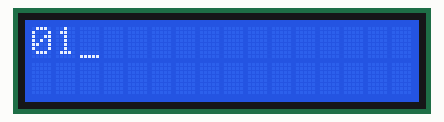
Simulated run of this program. Board: ATmega2560, built with avr-gcc and emulated at 14.7456 MHz. Shown: 16×2 character LCD. Wiring (inferred from the names in the program): character LCD (HD44780): RS PC0; R/W PC1; E PC2; data PC4, PC5, PC6, PC7.

Above: at 1.2 s.
At 5.2 s:
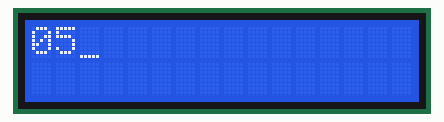
At 10.2 s:
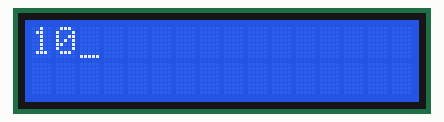
At 19.2 s:
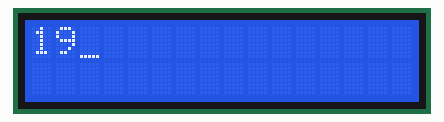
At 28.2 s:
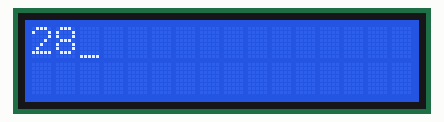
At 38.2 s:
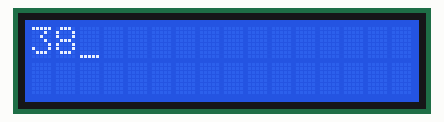

Measured:
- what the display in image 0 shows lasts 1.0 s, from 1.1 s to 2.1 s

The program:

ADC_Sensor_Display_on_LCD.c
```c
/********************************************************************************
 Written by: Vinod Desai,Sachitanand Malewar NEX Robotics Pvt. Ltd.
 Edited by: e-Yantra team
 AVR Studio Version 6

 Date: 19th October 2012


 In this experiment ADC captures the analog sensor values and displays it on the LCD

 Concepts covered:  ADC, LCD interfacing

 LCD Connections:
 			  LCD	  Microcontroller Pins
 			  RS  --> PC0
			  RW  --> PC1
			  EN  --> PC2
			  DB7 --> PC7
			  DB6 --> PC6
			  DB5 --> PC5
			  DB4 --> PC4

 ADC Connection:
 			  ACD CH.	PORT	Sensor
			  0			PF0		Battery Voltage
			  1			PF1		White line sensor 3
			  2			PF2		White line sensor 2
			  3			PF3		White line sensor 1
			  4			PF4		IR Proximity analog sensor 1*****
			  5			PF5		IR Proximity analog sensor 2*****
			  6			PF6		IR Proximity analog sensor 3*****
			  7			PF7		IR Proximity analog sensor 4*****
			  8			PK0		IR Proximity analog sensor 5
			  9			PK1		Sharp IR range sensor 1
			  10		PK2		Sharp IR range sensor 2
			  11		PK3		Sharp IR range sensor 3
			  12		PK4		Sharp IR range sensor 4
			  13		PK5		Sharp IR range sensor 5
			  14		PK6		Servo Pod 1
			  15		PK7		Servo Pod 2

 ***** For using Analog IR proximity (1, 2, 3 and 4) sensors short the jumper J2.
 	   To use JTAG via expansion slot of the microcontroller socket remove these jumpers.

 LCD Display interpretation:
 ****************************************************************************
 *BATTERY VOLTAGE	IR PROX.SENSOR 2	IR PROX.SENSOR 3	IR.PROX.SENSOR 4*
 *LEFT WL SENSOR	CENTER WL SENSOR	RIGHT WL SENSOR		FRONT SHARP DIS *
 ****************************************************************************

 Note:

 1. Make sure that in the configuration options following settings are
 	done for proper operation of the code

 	Microcontroller: atmega2560
 	Frequency: 14745600s
 	Optimization: -O0 (For more information read section: Selecting proper optimization
 					options below figure 2.22 in the Software Manual)

 2. Make sure that you copy the lcd.c file in your folder

 3. Distance calculation is for Sharp GP2D12 (10cm-80cm) IR Range sensor

*********************************************************************************/

/********************************************************************************

   Copyright (c) 2010, NEX Robotics Pvt. Ltd.                       -*- c -*-
   All rights reserved.

   Redistribution and use in source and binary forms, with or without
   modification, are permitted provided that the following conditions are met:

   * Redistributions of source code must retain the above copyright
     notice, this list of conditions and the following disclaimer.

   * Redistributions in binary form must reproduce the above copyright
     notice, this list of conditions and the following disclaimer in
     the documentation and/or other materials provided with the
     distribution.

   * Neither the name of the copyright holders nor the names of
     contributors may be used to endorse or promote products derived
     from this software without specific prior written permission.

   * Source code can be used for academic purpose.
	 For commercial use permission form the author needs to be taken.

  THIS SOFTWARE IS PROVIDED BY THE COPYRIGHT HOLDERS AND CONTRIBUTORS "AS IS"
  AND ANY EXPRESS OR IMPLIED WARRANTIES, INCLUDING, BUT NOT LIMITED TO, THE
  IMPLIED WARRANTIES OF MERCHANTABILITY AND FITNESS FOR A PARTICULAR PURPOSE
  ARE DISCLAIMED. IN NO EVENT SHALL THE COPYRIGHT OWNER OR CONTRIBUTORS BE
  LIABLE FOR ANY DIRECT, INDIRECT, INCIDENTAL, SPECIAL, EXEMPLARY, OR
  CONSEQUENTIAL DAMAGES (INCLUDING, BUT NOT LIMITED TO, PROCUREMENT OF
  SUBSTITUTE GOODS OR SERVICES; LOSS OF USE, DATA, OR PROFITS; OR BUSINESS
  INTERRUPTION) HOWEVER CAUSED AND ON ANY THEORY OF LIABILITY, WHETHER IN
  CONTRACT, STRICT LIABILITY, OR TORT (INCLUDING NEGLIGENCE OR OTHERWISE)
  ARISING IN ANY WAY OUT OF THE USE OF THIS SOFTWARE, EVEN IF ADVISED OF THE
  POSSIBILITY OF SUCH DAMAGE.

  Software released under Creative Commence cc by-nc-sa licence.
  For legal information refer to:
  http://creativecommons.org/licenses/by-nc-sa/3.0/legalcode

********************************************************************************/
#define F_CPU 14745600
#include <avr/io.h>
#include <avr/interrupt.h>
#include <util/delay.h>

#include <math.h> //included to support power function
#include "lcd.h"

unsigned char ADC_Conversion(unsigned char);
unsigned char ADC_Value;
unsigned char sharp, distance, adc_reading;
unsigned int value;
float BATT_Voltage, BATT_V;

//Function to configure LCD port
void lcd_port_config (void)
{
 DDRC = DDRC | 0xF7; //all the LCD pin's direction set as output
 PORTC = PORTC & 0x80; // all the LCD pins are set to logic 0 except PORTC 7
}

//ADC pin configuration
void adc_pin_config (void)
{
 DDRF = 0x00; //set PORTF direction as input
 PORTF = 0x00; //set PORTF pins floating
 DDRK = 0x00; //set PORTK direction as input
 PORTK = 0x00; //set PORTK pins floating
}

//TIMER4 initialize - prescale:1024
// WGM: 0) Normal, TOP=0xFFFF
// desired value: 1Hz
// actual value:  1.000Hz (0.0%)
void timer4_init(void)
{
	TCCR4B = 0x00; //stop
	TCNT4H = 0x1F; //Counter higher 8 bit value
	TCNT4L = 0x01; //Counter lower 8 bit value
	OCR4AH = 0x00; //Output Compair Register (OCR)- Not used
	OCR4AL = 0x00; //Output Compair Register (OCR)- Not used
	OCR4BH = 0x00; //Output Compair Register (OCR)- Not used
	OCR4BL = 0x00; //Output Compair Register (OCR)- Not used
	OCR4CH = 0x00; //Output Compair Register (OCR)- Not used
	OCR4CL = 0x00; //Output Compair Register (OCR)- Not used
	ICR4H  = 0x00; //Input Capture Register (ICR)- Not used
	ICR4L  = 0x00; //Input Capture Register (ICR)- Not used
	TCCR4A = 0x00;
	TCCR4C = 0x00;
	TCCR4B = 0x04; //start Timer
}

//This ISR can be used to schedule events like refreshing ADC data, LCD data
ISR(TIMER4_OVF_vect)
{
	//TIMER4 has overflowed
	TCNT4H = 0x1F; //reload counter high value
	TCNT4L = 0x01; //reload counter low value

	static int count = 0;
	count++;
	lcd_print(1,1,count,2);
}

//Function to Initialize PORTS
void port_init()
{
	lcd_port_config();
	adc_pin_config();
}

//Function to Initialize ADC
void adc_init()
{
	ADCSRA = 0x00;
	ADCSRB = 0x00;		//MUX5 = 0
	ADMUX = 0x20;		//Vref=5V external --- ADLAR=1 --- MUX4:0 = 0000
	ACSR = 0x80;
	ADCSRA = 0x86;		//ADEN=1 --- ADIE=1 --- ADPS2:0 = 1 1 0
}


//This Function accepts the Channel Number and returns the corresponding Analog Value
unsigned char ADC_Conversion(unsigned char Ch)
{
	unsigned char a;
	if(Ch>7)
	{
		ADCSRB = 0x08;
	}
	Ch = Ch & 0x07;
	ADMUX= 0x20| Ch;
	ADCSRA = ADCSRA | 0x40;		//Set start conversion bit
	while((ADCSRA&0x10)==0);	//Wait for ADC conversion to complete
	a=ADCH;
	ADCSRA = ADCSRA|0x10; //clear ADIF (ADC Interrupt Flag) by writing 1 to it
	ADCSRB = 0x00;
	return a;
}


// This Function prints the Analog Value Of Corresponding Channel No. at required Row
// and Coloumn Location.
void print_sensor(char row, char coloumn,unsigned char channel)
{
	ADC_Value = ADC_Conversion(channel);
	lcd_print(row, coloumn, ADC_Value, 3);
}


// This Function calculates the actual distance in millimeters(mm) from the input
// analog value of Sharp Sensor.
unsigned int Sharp_GP2D12_estimation(unsigned char adc_reading)
{
	float distance;
	unsigned int distanceInt;
	distance = (int)(10.00*(2799.6*(1.00/(pow(adc_reading,1.1546)))));
	distanceInt = (int)distance;
	if(distanceInt>800)
	{
		distanceInt=800;
	}
	return distanceInt;
}

void init_devices (void)
{
 cli(); //Clears the global interrupts
 port_init();
 adc_init();
 //timer4_init();
 //TIMSK4 = 0x01; //timer4 overflow interrupt enable
 sei(); //Enables the global interrupts
}


//Main Function
int main(void)
{
	unsigned int value;
	init_devices();
	lcd_set_4bit();
	lcd_init();
	timer4_init();
	TIMSK4 = 0x01; //timer4 overflow interrupt enable

	while(1)
	{

		//BATT_V = ADC_Conversion(0);
		//BATT_Voltage = ((ADC_Conversion(0)*100)*0.07902) + 0.7;	//Prints Battery Voltage Status
		//lcd_print(1,1,BATT_Voltage,4);

		//print_sensor(1,1,0);							//Prints Battery voltage binary value

		//print_sensor(1,6,5);							//Prints IR Proximity Sensor 1
		//print_sensor(1,10,6);							//Prints vlaue of Analog IR Proximity Sensor 2
		//print_sensor(1,14,7);							//Prints value of Analog IR Proximity Sensor 3
		//print_sensor(2,2,3);							//Prints value of White Line Sensor1
		//print_sensor(2,6,2);							//Prints Value of White Line Sensor2
		//print_sensor(2,10,1);							//Prints Value of White Line Sensor3
	}
}
```

lcd.h
```c
/********************************************************************************
 Written by: e-Yantra Team
 AVR Studio Version 4.17, Build 666
 Date: 10-oct-2012
********************************************************************************/

#define RS 0
#define RW 1
#define EN 2
#define lcd_port PORTC

#define sbit(reg,bit)	reg |= (1<<bit)			// Macro defined for Setting a bit of any register.
#define cbit(reg,bit)	reg &= ~(1<<bit)		// Macro defined for Clearing a bit of any register.

void init_ports();
void lcd_reset();
void lcd_init();
void lcd_wr_command(unsigned char);
void lcd_wr_char(char);
void lcd_line1();
void lcd_line2();
void lcd_string(char*);

unsigned int temp;
unsigned int unit;
unsigned int tens;
unsigned int hundred;
unsigned int thousand;
unsigned int million;

/*//Function to configure LCD port
void lcd_port_config (void)
{
 DDRC = DDRC | 0xF7; //all the LCD pin's direction set as output
 PORTC = PORTC & 0x80; // all the LCD pins are set to logic 0 except PORTC 7
}*/


//Function to Reset LCD
void lcd_set_4bit()
{
	_delay_ms(1);

	cbit(lcd_port,RS);				//RS=0 --- Command Input
	cbit(lcd_port,RW);				//RW=0 --- Writing to LCD
	lcd_port = 0x30;				//Sending 3
	sbit(lcd_port,EN);				//Set Enable Pin
	_delay_ms(5);					//Delay
	cbit(lcd_port,EN);				//Clear Enable Pin

	_delay_ms(1);

	cbit(lcd_port,RS);				//RS=0 --- Command Input
	cbit(lcd_port,RW);				//RW=0 --- Writing to LCD
	lcd_port = 0x30;				//Sending 3
	sbit(lcd_port,EN);				//Set Enable Pin
	_delay_ms(5);					//Delay
	cbit(lcd_port,EN);				//Clear Enable Pin

	_delay_ms(1);

	cbit(lcd_port,RS);				//RS=0 --- Command Input
	cbit(lcd_port,RW);				//RW=0 --- Writing to LCD
	lcd_port = 0x30;				//Sending 3
	sbit(lcd_port,EN);				//Set Enable Pin
	_delay_ms(5);					//Delay
	cbit(lcd_port,EN);				//Clear Enable Pin

	_delay_ms(1);

	cbit(lcd_port,RS);				//RS=0 --- Command Input
	cbit(lcd_port,RW);				//RW=0 --- Writing to LCD
	lcd_port = 0x20;				//Sending 2 to initialise LCD 4-bit mode
	sbit(lcd_port,EN);				//Set Enable Pin
	_delay_ms(5);					//Delay
	cbit(lcd_port,EN);				//Clear Enable Pin


}

//Function to Initialize LCD
void lcd_init()
{
	lcd_set_4bit();
	_delay_ms(1);

	lcd_wr_command(0x28);			//LCD 4-bit mode and 2 lines.
	lcd_wr_command(0x01);
	lcd_wr_command(0x06);
	lcd_wr_command(0x0E);
	lcd_wr_command(0x80);

}


//Function to Write Command on LCD
void lcd_wr_command(unsigned char cmd)
{
	unsigned char temp;
	temp = cmd;
	temp = temp & 0xF0;
	lcd_port &= 0x0F;
	lcd_port |= temp;
	cbit(lcd_port,RS);
	cbit(lcd_port,RW);
	sbit(lcd_port,EN);
	_delay_ms(5);
	cbit(lcd_port,EN);

	cmd = cmd & 0x0F;
	cmd = cmd<<4;
	lcd_port &= 0x0F;
	lcd_port |= cmd;
	cbit(lcd_port,RS);
	cbit(lcd_port,RW);
	sbit(lcd_port,EN);
	_delay_ms(5);
	cbit(lcd_port,EN);
}

//Function to Write Data on LCD
void lcd_wr_char(char letter)
{
	char temp;
	temp = letter;
	temp = (temp & 0xF0);
	lcd_port &= 0x0F;
	lcd_port |= temp;
	sbit(lcd_port,RS);
	cbit(lcd_port,RW);
	sbit(lcd_port,EN);
	_delay_ms(5);
	cbit(lcd_port,EN);

	letter = letter & 0x0F;
	letter = letter<<4;
	lcd_port &= 0x0F;
	lcd_port |= letter;
	sbit(lcd_port,RS);
	cbit(lcd_port,RW);
	sbit(lcd_port,EN);
	_delay_ms(5);
	cbit(lcd_port,EN);
}


//Function to bring cursor at home position
void lcd_home()
{
	lcd_wr_command(0x80);
}


//Function to Print String on LCD
void lcd_string(char *str)
{
	while(*str != '\0')
	{
		lcd_wr_char(*str);
		str++;
	}
}

//Position the LCD cursor at "row", "column".

void lcd_cursor (char row, char column)
{
	switch (row) {
		case 1: lcd_wr_command (0x80 + column - 1); break;
		case 2: lcd_wr_command (0xc0 + column - 1); break;
		case 3: lcd_wr_command (0x94 + column - 1); break;
		case 4: lcd_wr_command (0xd4 + column - 1); break;
		default: break;
	}
}

//Function To Print Any input value upto the desired digit on LCD
void lcd_print (char row, char coloumn, unsigned int value, int digits)
{
	unsigned char flag=0;
	if(row==0||coloumn==0)
	{
		lcd_home();
	}
	else
	{
		lcd_cursor(row,coloumn);
	}
	if(digits==5 || flag==1)
	{
		million=value/10000+48;
		lcd_wr_char(million);
		flag=1;
	}
	if(digits==4 || flag==1)
	{
		temp = value/1000;
		thousand = temp%10 + 48;
		lcd_wr_char(thousand);
		flag=1;
	}
	if(digits==3 || flag==1)
	{
		temp = value/100;
		hundred = temp%10 + 48;
		lcd_wr_char(hundred);
		flag=1;
	}
	if(digits==2 || flag==1)
	{
		temp = value/10;
		tens = temp%10 + 48;
		lcd_wr_char(tens);
		flag=1;
	}
	if(digits==1 || flag==1)
	{
		unit = value%10 + 48;
		lcd_wr_char(unit);
	}
	if(digits>5)
	{
		lcd_wr_char('E');
	}

}
```
